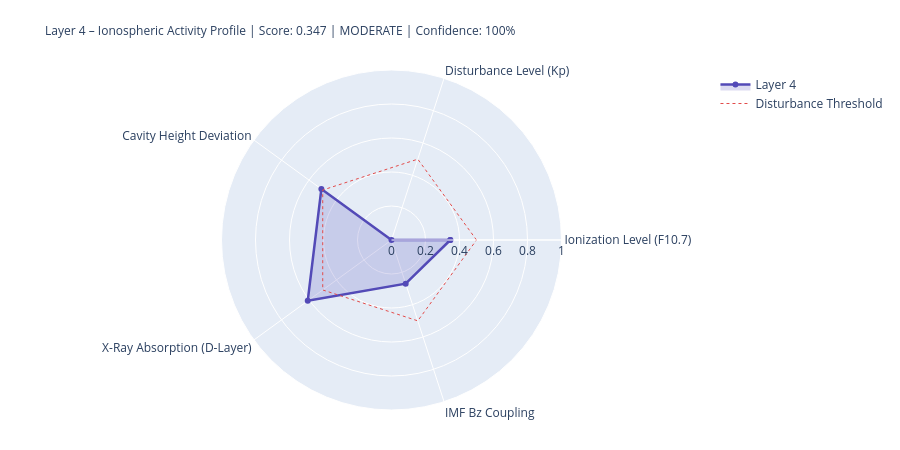

Write notebook code for a chart like this one.
### Markdown cell above
---
## 4. State Assessment & Handoff to Layer 5

### Code cell
# ============================================================
# LAYER-4-SCORE
# ============================================================

COMPONENTS = {
    'Ionization Level (F10.7)':    {'score': ioniz,       'source': 'primary' if f107_now else 'from_layer0', 'dynamic': True},
    'Disturbance Level (Kp)':          {'score': disturb,     'source': 'primary' if kp_now   else 'from_layer0', 'dynamic': True},
    'Cavity Height Deviation':    {'score': h_dev,       'source': 'derived',                                'dynamic': True},
    'X-Ray Absorption (D-Layer)':{'score': xray_ioniz,  'source': 'primary' if xray_now else 'missing',     'dynamic': True},
    'IMF Bz Coupling':             {'score': bz_coupling, 'source': 'primary' if bz_now   else 'from_layer0', 'dynamic': True},
}

available    = {k: v['score'] for k, v in COMPONENTS.items() if v['score'] is not None}
unavailable  = [k for k, v in COMPONENTS.items() if v['score'] is None]
layer4_score = round(sum(available.values()) / len(available), 4) if available else None
confidence   = round(len(available) / len(COMPONENTS), 2)
level = ('unknown' if layer4_score is None
         else 'quiet'   if layer4_score < 0.3
         else 'moderate' if layer4_score < 0.6
         else 'active')
dominant_l4 = max(available, key=available.get) if available else 'none'

# Resonance delta for Schumann SR-1
sr1_ref = schumann_freq(1, 80.0)
sr1_now = schumann_freq(1, h_eff)
sr1_delta_mhz = (sr1_now - sr1_ref) * 1000

# Propagation conditions
prop_cond = ('disturbed'   if kp_val > 4
             else 'unsettled' if kp_val > 2
             else 'normal')
if xray_class in ['X', 'M']:
    prop_cond = 'Radio-Blackout moeglich'

W = 68
print('=' * W)
print('LAYER 4 – IONOSPHERE – STATE ASSESSMENT')
print('=' * W)
for name, comp in COMPONENTS.items():
    s = comp['score']
    if s is not None:
        bar = '█' * int(s * 20) + '░' * (20 - int(s * 20))
        print(f'  {name:<36} {bar}  {s:.3f}  [{comp["source"]}]')
    else:
        print(f'  {name:<36} {"─" * 20}  n/a   [missing]')
print('-' * W)
print(f'  Score:          {layer4_score:.3f}  ({len(available)}/{len(COMPONENTS)} components)')
print(f'  Confidence:     {confidence:.0%}')
print(f'  Level:          {level.upper()}')
print(f'  Dominant:       {dominant_l4}')
print(f'  Cavity height:  {h_eff:.1f} km  (Ref: 80.0 km)')
print(f'  SR-1:           {sr1_now:.3f} Hz  (Δ {sr1_delta_mhz:+.1f} mHz vs. ref)')
print(f'  Propagation:    {prop_cond}')
print(f'  X-Ray:          {xray_class}-class  ({xray_now:.2e} W/m²)' if xray_now else '  X-Ray:          n/a')
print('=' * W)

# Radar
cats   = list(available.keys())
vals_r = list(available.values())
if len(cats) >= 3:
    fig = go.Figure()
    fig.add_trace(go.Scatterpolar(
        r=vals_r + [vals_r[0]], theta=cats + [cats[0]],
        fill='toself', fillcolor='rgba(83,74,183,0.20)',
        line=dict(color='#534AB7', width=2.5), name='Layer 4'
    ))
    fig.add_trace(go.Scatterpolar(
        r=[0.5] * (len(cats)+1), theta=cats + [cats[0]],
        line=dict(color='#E24B4A', dash='dot', width=1),
        mode='lines', name='Disturbance Threshold'
    ))
    fig.update_layout(
        title=dict(
            text=f'Layer 4 – Ionospheric Activity Profile | Score: {layer4_score:.3f} | {level.upper()} | Confidence: {confidence:.0%}',
            font=dict(size=12)
        ),
        polar=dict(radialaxis=dict(visible=True, range=[0, 1])),
        height=450, showlegend=True,
        margin=dict(l=80, r=80, t=70, b=40)
    )
    fig.show()

### Figure 1 — Plotly figure (JSON) as saved in the notebook; plotly's stock layout.template omitted (floating-point values rounded to 4 significant figures)
{"data": [{"fill": "toself", "fillcolor": "rgba(83,74,183,0.20)", "line": {"color": "#534AB7", "width": 2.5}, "name": "Layer 4", "r": [0.346, 0.0, 0.51, 0.609, 0.27, 0.346], "theta": ["Ionization Level (F10.7)", "Disturbance Level (Kp)", "Cavity Height Deviation", "X-Ray Absorption (D-Layer)", "IMF Bz Coupling", "Ionization Level (F10.7)"], "type": "scatterpolar"}, {"line": {"color": "#E24B4A", "dash": "dot", "width": 1}, "mode": "lines", "name": "Disturbance Threshold", "r": [0.5, 0.5, 0.5, 0.5, 0.5, 0.5], "theta": ["Ionization Level (F10.7)", "Disturbance Level (Kp)", "Cavity Height Deviation", "X-Ray Absorption (D-Layer)", "IMF Bz Coupling", "Ionization Level (F10.7)"], "type": "scatterpolar"}], "layout": {"height": 450, "margin": {"b": 40, "l": 80, "r": 80, "t": 70}, "polar": {"radialaxis": {"range": [0, 1], "visible": true}}, "showlegend": true, "title": {"font": {"size": 12}, "text": "Layer 4 – Ionospheric Activity Profile | Score: 0.347 | MODERATE | Confidence: 100%"}}}
